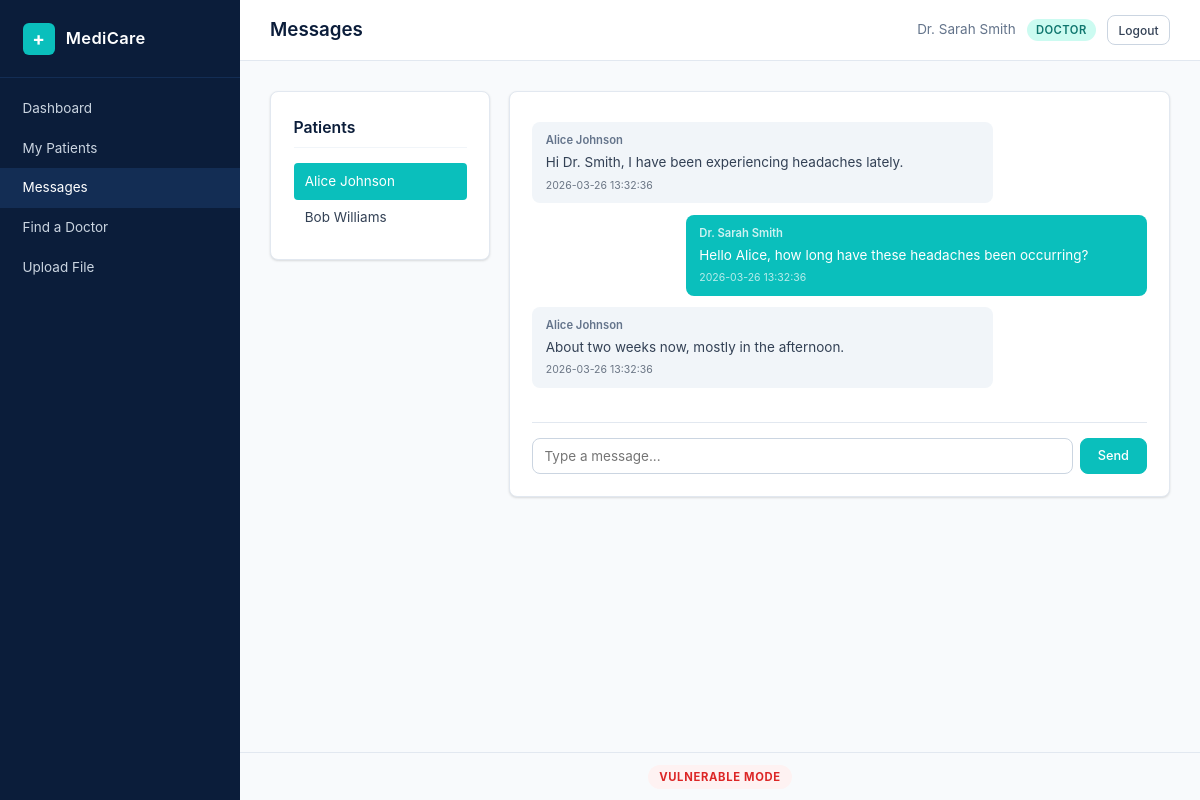
The page /doctor/chat.php (signed in) on the database its author committed.
### tables this page shows
CREATE TABLE users (
    id INT AUTO_INCREMENT PRIMARY KEY,
    name VARCHAR(100) NOT NULL,
    email VARCHAR(150) NOT NULL UNIQUE,
    password VARCHAR(255) NOT NULL,
    role ENUM('patient','doctor','admin') NOT NULL DEFAULT 'patient',
    created_at TIMESTAMP DEFAULT CURRENT_TIMESTAMP
);

CREATE TABLE messages (
    id INT AUTO_INCREMENT PRIMARY KEY,
    sender_id INT NOT NULL,
    receiver_id INT NOT NULL,
    body TEXT NOT NULL,
    sent_at TIMESTAMP DEFAULT CURRENT_TIMESTAMP,
    FOREIGN KEY (sender_id) REFERENCES users(id) ON DELETE CASCADE,
    FOREIGN KEY (receiver_id) REFERENCES users(id) ON DELETE CASCADE
);

### config.php (called while the page is built, shortened)
<?php
function currentUserId(): int {
    return (int) $_SESSION['user_id'];
}
function esc(string $value): string {
    return htmlspecialchars($value, ENT_QUOTES, 'UTF-8');
}

### doctor/chat.php (the view, shortened to what this page needs)
<?php
require_once __DIR__ . '/../config.php';
require_once __DIR__ . '/../helpers.php';
$conn = getDB();
$userId = currentUserId();
$patientsStmt = $conn->prepare(
    "SELECT DISTINCT u.id, u.name FROM appointments a
     JOIN users u ON a.patient_id = u.id WHERE a.doctor_id = ? ORDER BY u.name"
);
$patientsStmt->execute([$userId]);
$patients = $patientsStmt->fetchAll();
$selectedPatient = (int)($_GET['patient_id'] ?? ($patients[0]['id'] ?? 0));
$messages = [];
if ($selectedPatient > 0) {
    $stmt = $conn->prepare(
        "SELECT m.*, u.name AS sender_name FROM messages m
         JOIN users u ON m.sender_id = u.id
         WHERE (m.sender_id = ? AND m.receiver_id = ?) OR (m.sender_id = ? AND m.receiver_id = ?)
         ORDER BY m.sent_at ASC"
    );
    $stmt->execute([$userId, $selectedPatient, $selectedPatient, $userId]);
    $messages = $stmt->fetchAll();
}
?>
<div class="chat-layout">
    <div class="card chat-sidebar-card">
        <h3 class="card-title">Patients</h3>
        <ul class="contact-list">
            <?php foreach ($patients as $p): ?>
                <li>
                    <a href="?patient_id=<?= $p['id'] ?>"
                       class="contact-link <?= $p['id'] === $selectedPatient ? 'active' : '' ?>">
                        <?= esc($p['name']) ?>
                    </a>
                </li>
            <?php endforeach; ?>
        </ul>
    </div>
    <div class="card chat-main">
        <div class="chat-messages" id="chatMessages">
            <?php foreach ($messages as $msg): ?>
                <?php $isOwn = (int)$msg['sender_id'] === $userId; ?>
                <div class="chat-bubble <?= $isOwn ? 'chat-own' : 'chat-other' ?>">
                    <span class="chat-sender"><?= esc($msg['sender_name']) ?></span>
                    <?php if (!SECURE_MODE): ?>
                        <p><?= $msg['body'] ?></p>
                    <?php else: ?>
                        <p><?= esc($msg['body']) ?></p>
                    <?php endif; ?>
                    <span class="chat-time"><?= esc($msg['sent_at']) ?></span>
                </div>
            <?php endforeach; ?>
        </div>
        <?php if ($selectedPatient > 0): ?>
            <form method="POST" class="chat-input-form">
                <input type="text" name="body" placeholder="Type a message..." required class="chat-input" autocomplete="off">
                <button type="submit" class="btn btn-primary">Send</button>
            </form>
        <?php endif; ?>
    </div>
</div>

### assets/style.css (style rules this page uses)
*, *::before, *::after { margin: 0; padding: 0; box-sizing: border-box; }
:root { --navy: #0B1D3A; --navy-light: #132D54; --navy-dark: #071429; --teal: #0ABFBC; --teal-dark: #089E9B; --white: #FFFFFF; --gray-50: #F8FAFC; --gray-100: #F1F5F9; --gray-200: #E2E8F0; --gray-300: #CBD5E1; --gray-400: #94A3B8; --gray-500: #64748B; --gray-700: #334155; --red: #EF4444; --red-bg: #FEF2F2; --green: #22C55E; --green-bg: #F0FDF4; --amber: #F59E0B; --amber-bg: #FFFBEB; --blue: #3B82F6; --radius: 8px; --shadow: 0 1px 3px rgba(0,0,0,0.08), 0 1px 2px rgba(0,0,0,0.06); --shadow-md: 0 4px 6px rgba(0,0,0,0.07), 0 2px 4px rgba(0,0,0,0.06); --sidebar-width: 240px; --font: -apple-system, BlinkMacSystemFont, "Segoe UI", system-ui, sans-serif; }
html { font-size: 15px; }
body { font-family: var(--font); background: var(--gray-50); color: var(--gray-700); line-height: 1.6; min-height: 100vh; }
.card { background: var(--white); border: 1px solid var(--gray-200); border-radius: var(--radius); padding: 1.5rem; margin-bottom: 1.25rem; box-shadow: var(--shadow); }
.card-title { font-size: 1.05rem; font-weight: 600; color: var(--navy); margin-bottom: 1rem; padding-bottom: 0.5rem; border-bottom: 1px solid var(--gray-100); }
.btn { display: inline-block; padding: 0.55rem 1.1rem; border: 1px solid var(--gray-300); border-radius: var(--radius); background: var(--white); color: var(--gray-700); font-family: var(--font); font-size: 0.85rem; font-weight: 500; cursor: pointer; text-decoration: none; text-align: center; transition: background 0.15s, border-color 0.15s; }
.btn-primary { background: var(--teal); color: var(--white); border-color: var(--teal); }
.chat-layout { display: grid; grid-template-columns: 220px 1fr; gap: 1.25rem; align-items: start; }
.chat-sidebar-card { margin-bottom: 0; }
.contact-list { list-style: none; }
.contact-link { display: block; padding: 0.5rem 0.75rem; color: var(--gray-700); text-decoration: none; border-radius: 4px; font-size: 0.9rem; }
.contact-link.active { background: var(--teal); color: var(--white); }
.chat-main { display: flex; flex-direction: column; min-height: 400px; margin-bottom: 0; }
.chat-messages { flex: 1; overflow-y: auto; max-height: 420px; padding: 0.5rem 0; }
.chat-bubble { margin-bottom: 0.75rem; padding: 0.6rem 0.9rem; border-radius: var(--radius); max-width: 75%; }
.chat-own { background: var(--teal); color: var(--white); margin-left: auto; }
.chat-other { background: var(--gray-100); color: var(--gray-700); }
.chat-sender { font-size: 0.75rem; font-weight: 600; display: block; margin-bottom: 0.2rem; }
.chat-own .chat-sender { color: rgba(255,255,255,0.8); }
.chat-other .chat-sender { color: var(--gray-500); }
.chat-bubble p { font-size: 0.9rem; margin: 0; }
.chat-time { font-size: 0.7rem; opacity: 0.7; display: block; margin-top: 0.25rem; }
.chat-input-form { display: flex; gap: 0.5rem; margin-top: 1rem; padding-top: 1rem; border-top: 1px solid var(--gray-200); }
.chat-input { flex: 1; padding: 0.6rem 0.75rem; border: 1px solid var(--gray-300); border-radius: var(--radius); font-family: var(--font); font-size: 0.9rem; }

### rows shown on the page
users: name "Alice Johnson"
users: name "Bob Williams"
messages: sender.name "Alice Johnson", body "Hi Dr. Smith, I have been experiencing headaches lately.", sent_at "2026-03-26 13:32:36"
messages: sender.name "Dr. Sarah Smith", body "Hello Alice, how long have these headaches been occurring?", sent_at "2026-03-26 13:32:36"
messages: sender.name "Alice Johnson", body "About two weeks now, mostly in the afternoon.", sent_at "2026-03-26 13:32:36"

### other values the page prints
$item['label'] "Dashboard"
$item['label'] "My Patients"
$item['label'] "Messages"
$item['label'] "Find a Doctor"
$item['label'] "Upload File"
$title "Messages"
$name "Dr. Sarah Smith"
$role "DOCTOR"
$mode "VULNERABLE"
